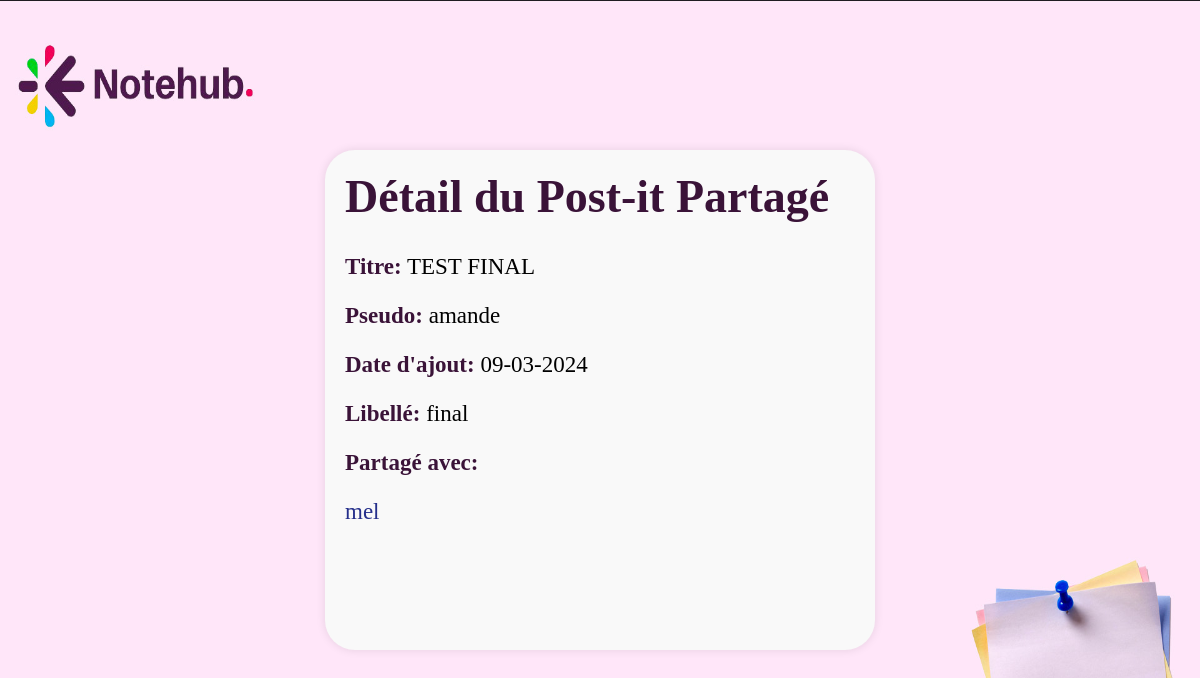
Page /controleur/PostitSharedDetailControleur.php?id=3 (signed in) on the committed database.
### tables this page shows
CREATE TABLE POSTIT (
    IDPOSTIT INTEGER PRIMARY KEY AUTOINCREMENT,
    DATEDECREATION TEXT NOT NULL,
    TITRE TEXT NOT NULL,
    LIBELLE TEXT NOT NULL,
    IDUSER INTEGER,
    FOREIGN KEY (IDUSER) REFERENCES USER(IDUSER)
);

CREATE TABLE USER (
    IDUSER INTEGER PRIMARY KEY AUTOINCREMENT,
    PSEUDO TEXT NOT NULL,
    NOM TEXT NOT NULL,
    PRENOM TEXT NOT NULL,
    DATEDENAISSANCE TEXT NOT NULL,
    MAIL TEXT NOT NULL,
    MDP TEXT NOT NULL
);

### modele/PostitModel.php (called while the page is built, shortened)
<?php
class PostitModel {
    private $db;
    public function __construct() {
        $this->db = new PDO('sqlite:' . DB_PATH);
    }
    public function getPostitsById($postitId) {
        $sql = "SELECT p.* , u.PSEUDO FROM POSTIT p
                INNER JOIN user u ON u.IDUSER = p.IDUSER
                WHERE p.IDPOSTIT = :postitId ";
        $stmt = $this->db->prepare($sql);
        $stmt->bindParam(':postitId', $postitId, PDO::PARAM_INT);
        $stmt->execute();
        return $stmt->fetch(PDO::FETCH_ASSOC);
    }
    public function getSharedUserById($postitid) {
        $sql = "SELECT u.* FROM USER u
                INNER JOIN Partage pa ON u.IDUSER = pa.IDUSER
                WHERE pa.IDPOSTIT = :idPostit";
        $stmt = $this->db->prepare($sql);
        $stmt->bindParam(':idPostit', $postitid);
        $stmt->execute();
        return $stmt->fetchAll(PDO::FETCH_ASSOC);
    }
}
?>

### vue/PostitSharedDetailVue.php (the view, shortened to what this page needs)
<!DOCTYPE html>
<html lang="fr">
<head>
    <link rel="stylesheet" href="vue/styles/style2.css">
</head>
<body>
<div class="detail-container">
    <h1>Détail du Post-it Partagé</h1>
    <p><strong>Titre:</strong> <?php echo htmlspecialchars($postitDetails['TITRE']); ?></p>
    <p><strong>Pseudo:</strong> <?php echo htmlspecialchars($postitDetails['PSEUDO']); ?></p>
    <p><strong>Date d'ajout:</strong> <?php echo htmlspecialchars($postitDetails['DATEDECREATION']); ?></p>
    <p><strong>Libellé:</strong> <?php echo nl2br(htmlspecialchars($postitDetails['LIBELLE'])); ?></p>
    <p><strong>Partagé avec:</strong></p>
    <ul>
        <?php foreach ($sharedUsers as $user): ?>
            <li><?php echo htmlspecialchars($user['PSEUDO']); ?></li>
        <?php endforeach; ?>
    </ul>
</div>
</body>
</html>

### vue/styles/style2.css (style rules this page uses)
* { box-sizing: border-box; }
body { display: flex; justify-content: center; align-items: center; height: 100vh; margin: 0; background-size: 100% 100%; background-color: #FCE8F8; background-image: url(../images/fonds.jpg) ; background-repeat: no-repeat; background-position: center; }
.detail-container { height: 500px; width: 550px; margin: 0 auto; padding: 20px; background-color: #f9f9f9; border-radius: 30px; box-shadow: 0 0 10px rgba(0, 0, 0, 0.1); font-size: 23px; }
.detail-container h1 { margin-top: 0; color: #3a1338; }
.detail-container ul { list-style-type: none; padding: 0; }
.detail-container li { margin-bottom: 5px; color: #252f8b; }
.detail-container strong { color: #3a1338; }

### rows in the picture
postit: TITRE "TEST FINAL", IDUSER.PSEUDO "amande", DATEDECREATION "09-03-2024", LIBELLE "final"
user: PSEUDO "mel"
